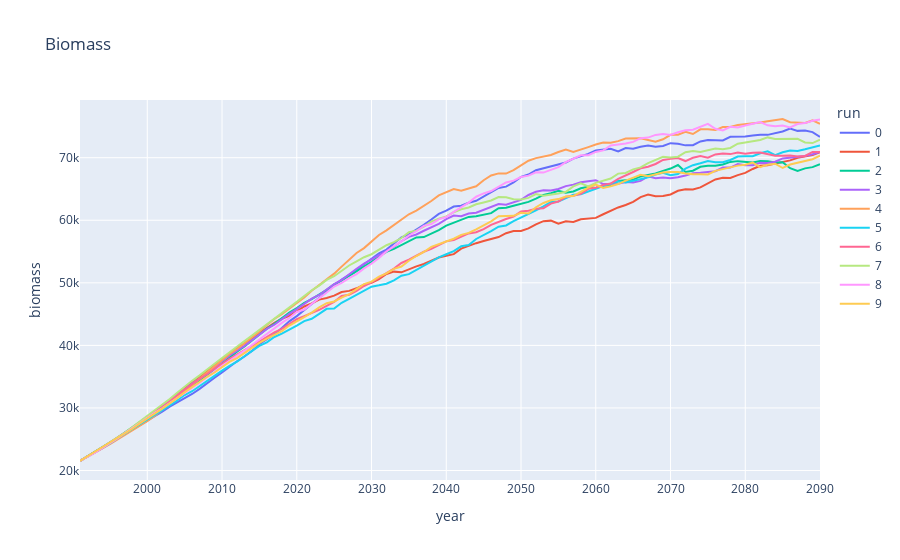

The code cell stored with this chart in its notebook:
### Code cell
px.line(pdf[pdf['year'] > 1990], x='year', y='biomass', color='run', title='Biomass')
